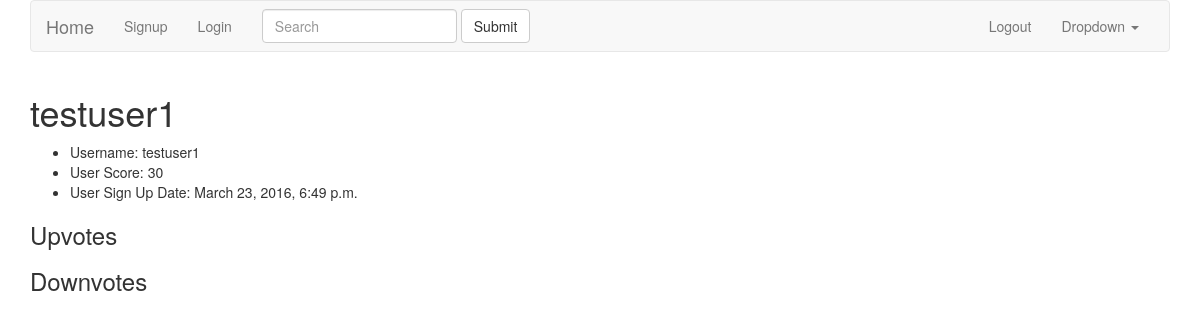
Before: /userdetail/2 with the older database file.
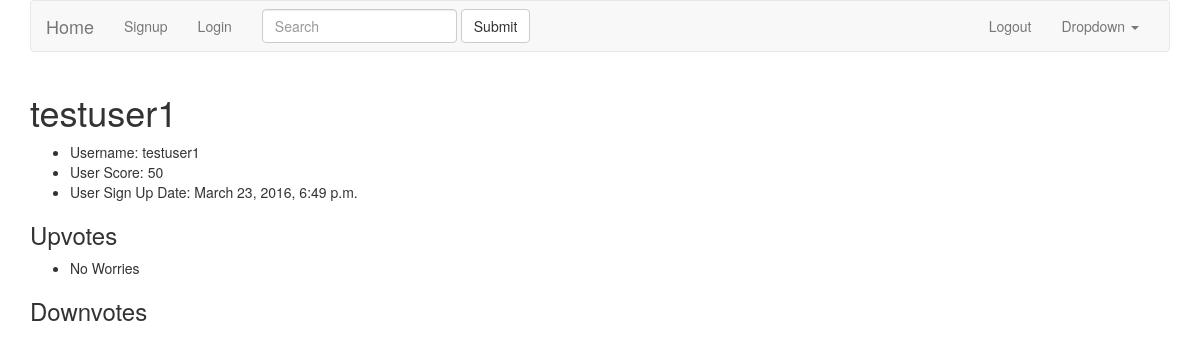
After: the same page with the newer database file.
### duckapp/models.py (models this page shows)
class UserProfile(models.Model):
    user = models.OneToOneField('auth.User')
    score = models.IntegerField(default=0)
    sign_up_date = models.DateTimeField(auto_now_add=True)
    upvotes = models.ManyToManyField(Answer, related_name='upvote')
    downvotes = models.ManyToManyField(Answer, related_name='downvote')

class Answer(models.Model):
    answerer = models.ForeignKey('auth.User')
    question = models.ForeignKey(Question)
    answer_text = models.TextField()
    score = models.IntegerField(default=0)
    title = models.CharField(max_length=255)
    timestamp = models.DateTimeField(auto_now_add=True)
    def __str__(self):
        return "{}".format(self.title)

### duckapp/views.py (the view)
# urls.py: url(r'^userdetail/(?P<pk>\d+)', UserDetailView.as_view(), name='user_detail'),
class UserDetailView(DetailView):
    model = UserProfile

### duckapp/templates/duckapp/userprofile_detail.html (shortened to what this page needs)
{% extends 'base.html' %}
{% load bootstrap3 %}
{% block content %}
<div class="container">
<h1>{{ object.user }}</h1>
    <ul>
        <li>Username: {{ object.user }}</li>
        <li>User Score: {{ object.score }}</li>
        <li>User Sign Up Date: {{ object.sign_up_date }}</li>
    </ul>
    <h3>Upvotes</h3>
    <ul>
        {% for upvote in object.upvotes.all %}
            <li>{{ upvote }}</li>
        {% endfor %}
    </ul>
    <h3>Downvotes</h3>
</div>
{% endblock %}

Changed rows visible on the page:
changed UserProfile "testuser1": score "30" → "50"
now on this page (row edited): Answer: title "No Worries"
